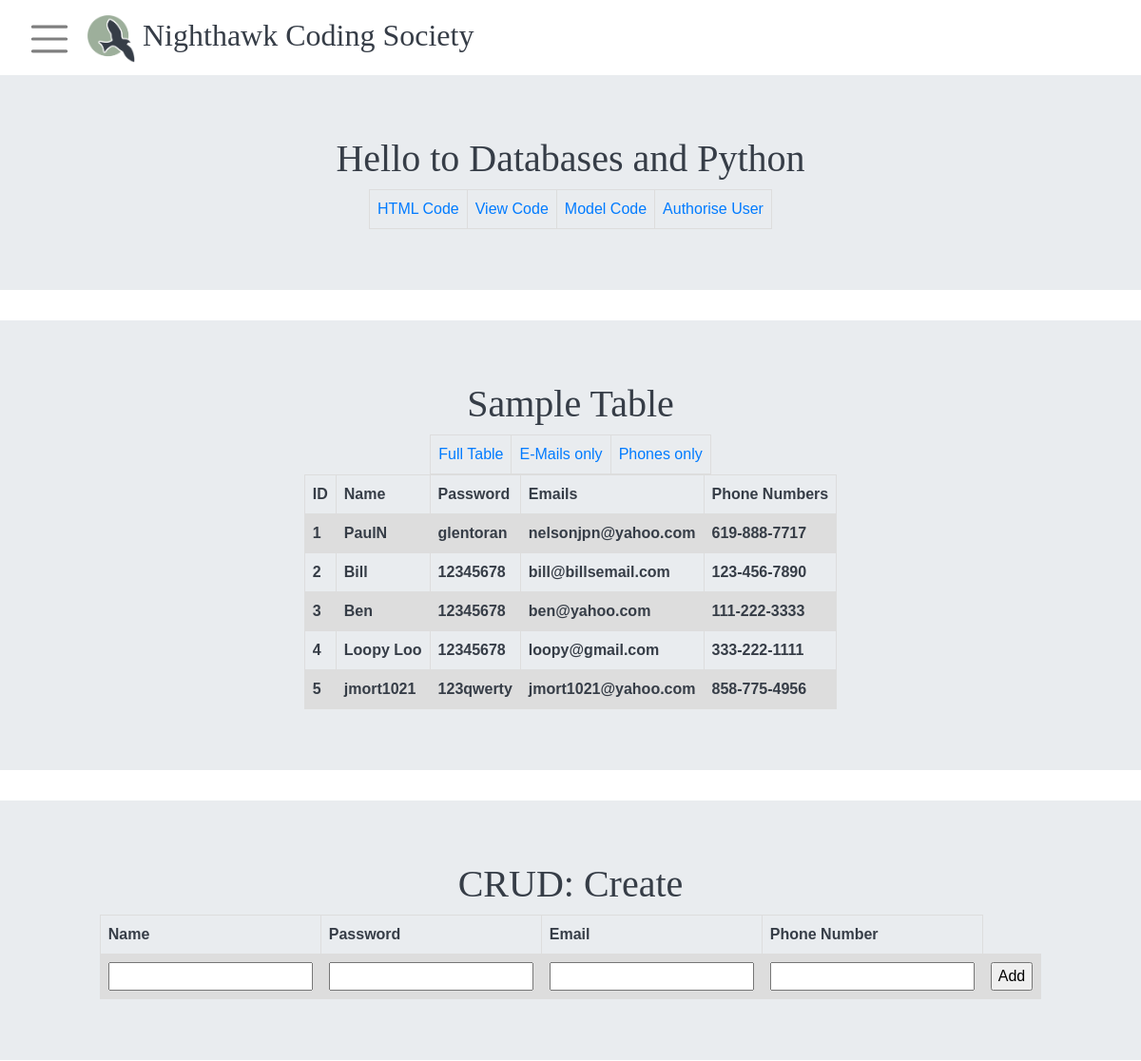
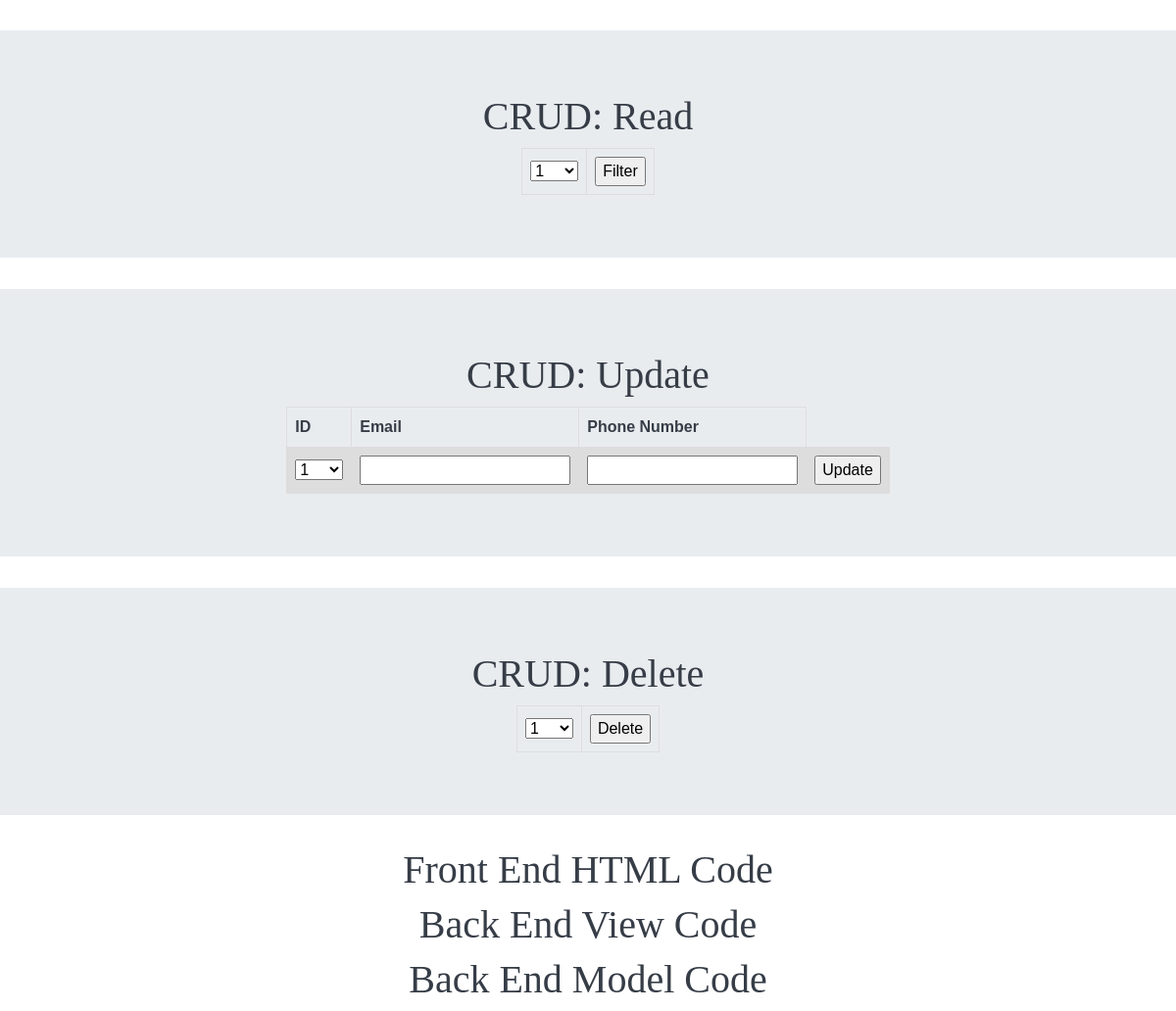
Screenshot of /pythondb/ with the database file from the repository (2 pictures, top to bottom).
### models/__init__.py (models this page shows)
class Users(db.Model):
    UserID = db.Column(db.Integer, primary_key=True)
    username = db.Column(db.String(255), unique=True, nullable=False)
    password = db.Column(db.String(255), unique=True, nullable=False)

class Emails(db.Model):
    UserID = db.Column(db.Integer, primary_key=True)
    email_address = db.Column(db.String(255), unique=True, nullable=False)

class PhoneNumbers(db.Model):
    UserID = db.Column(db.Integer, primary_key=True)
    phone_number = db.Column(db.String(255), unique=True, nullable=False)

### views/pythondb/view.py (the view)
@pythondb_bp.route('/')
def databases():
    records = []
    users = Users.query.all()
    for user in users:
        user_dict = {'id': user.UserID, 'name': user.username, 'password': user.password}
        email = Emails.query.filter_by(UserID=user.UserID).first()
        if email:
            user_dict['emails'] = email.email_address
        pn = PhoneNumbers.query.filter_by(UserID=user.UserID).first()
        if pn:
            user_dict['phone_numbers'] = pn.phone_number
        records.append(user_dict)
    return render_template("pythondb/index.html", table=records, menus=menus)

### views/pythondb/templates/pythondb/index.html (shortened to what this page needs)
<!DOCTYPE html>
{% extends "homesite/base.html" %}
{% block content %}
    <div class="jumbotron jumbotron-fluid" style="height: 50%; ">
        <div class="row justify-content-center">
            <div class="col-10" style="text-align: center;">
                <h1>Hello to Databases and Python</h1>
                <table id="links">
                    <tr>
                        <td><a href=#FE-HTML>HTML Code</a></td>
                        <td><a href=#BE-VIEW>View Code</a></td>
                        <td><a href=#BE-MODEL>Model Code</a></td>
                        <td><a href={{url_for('.login')}}>Authorise User</a></td>
                    </tr>
                </table>
            </div>
        </div>
    </div>
    <div class="jumbotron jumbotron-fluid" style="height: 50%; ">
        <div class="row justify-content-center">
            <div class="col-10" style="text-align: center;">
                <h1>Sample Table</h1>
            </div>
        </div>
        <div class="row courses-buttons justify-content-center">
            <table id="links">
            <tr>
                <td><a href={{url_for('.databases')}}>Full Table </a></td>
                <td><a href={{url_for('.emails')}}>E-Mails only</a></td>
                <td><a href={{url_for('.phones')}}>Phones only</a></td>
            </tr>
            </table>
        </div>
        <table>
            <tr>
                <th>ID</th>
                <th>Name</th>
                <th>Password</th>
                <th>Emails</th>
                <th>Phone Numbers</th>
            </tr>
            {% for row in table %}
                <tr>
                    <th>{{ row['id'] }}</th>
                    <th>{{ row['name'] }}</th>
                    <th>{{ row['password'] }}</th>
                    <th>{{ row['emails'] }}</th>
                    <th>{{ row['phone_numbers'] }}</th>
                </tr>
            {% endfor %}
        </table>
    </div>
    <div class="jumbotron jumbotron-fluid" style="height: 50%; ">
        <div class="row justify-content-center">
            <div class="col-10" style="text-align: center;">
                <h1>CRUD: Create</h1>
            </div>
        </div>
        <div class="row courses-buttons justify-content-center">
            <form method="POST" ID="myForm" action={{url_for('.create')}} >
                <table>
                    <tr>
                        <th>Name</th>
                        <th>Password</th>
                        <th>Email</th>
                        <th>Phone Number</th>
                    </tr>
                    <tr>
                        <th><input type="text" name="username"></th>
                        <th><input type="text" name="password"></th>
                        <th><input type="text" name="email"></th>
                        <th><input type="text" name="phone_number"></th>
                        <th><input type="submit" value="Add"></th>
                    </tr>
                </table>
            </form>
        </div>
    </div>
    <div class="jumbotron jumbotron-fluid" style="height: 50%; ">
        <div class="row justify-content-center">
            <div class="col-10" style="text-align: center;">
                <h1>CRUD: Read</h1>
            </div>
        </div>
        <div class="row courses-buttons justify-content-center">
            <form method="POST" ID="myForm" action={{url_for('.read')}} >
                <table id="links">
                    <tr><td><select name="ID">
                        <optgroup label="userid">
                            {%  for row in table: %}
                                <option label="{{ row['id'] }}">{{ row['id'] }}</option>
                            {% endfor %}
                        </optgroup>
                    </select></td>
                        <td><input type="submit" value="Filter"></td>
                    </tr>
                </table>
            </form>
        </div>
    </div>
    <div class="jumbotron jumbotron-fluid" style="height: 50%; ">
        <div class="row justify-content-center">
            <div class="col-10" style="text-align: center;">
                <h1>CRUD: Update</h1>
            </div>
        </div>
        <div class="row courses-buttons justify-content-center">
            <form method="POST" ID="myForm" action={{url_for('.update')}} >
                <table id="links">
                    <tr>
                        <th>ID</th>
                        <th>Email</th>
                        <th>Phone Number</th>
                    </tr>
                    <tr>
                        <td>
                        <select name="ID">
                            <optgroup label="userid">
                                {%  for row in table: %}
                                    <option label="{{ row['id'] }}">{{ row['id'] }}</option>
                                {% endfor %}
                            </optgroup>
                        </select>
                        </td>
                        <th><input type="text" name="email"></th>
                        <th><input type="text" name="phone_number"></th>
                        <th><input type="submit" value="Update"></th>
                    </tr>
                </table>
            </form>
        </div>
    </div>
    <div class="jumbotron jumbotron-fluid" style="height: 50%; ">
        <div class="row justify-content-center">
            <div class="col-10" style="text-align: center;">
                <h1>CRUD: Delete</h1>
            </div>
        </div>
        <div class="row courses-buttons justify-content-center">
            <form method="POST" ID="myForm" action={{url_for('.delete')}} >
                <table id="links">
                    <tr><td><select name="ID">
                        <optgroup label="userid">
                            {%  for row in table: %}
                                <option label="{{ row['id'] }}">{{ row['id'] }}</option>
                            {% endfor %}
                        </optgroup>
                    </select>
                    </td><td><input type="submit" value="Delete"></td></tr>
                </table>
            </form>
        </div>
    </div>
    <div align="center" >
        <h1 id="FE-HTML">Front End HTML Code</h1>
    </div>
    <div align="center" >
        <h1 id="BE-VIEW">Back End View Code</h1>
    </div>
    <div align="center" >
        <h1 id="BE-MODEL">Back End Model Code</h1>
    </div>
{% endblock %}

### templates/homesite/base.html (shortened to what this page needs)
<!DOCTYPE html>
<html lang="en">
<head>
    <link rel='stylesheet' href="/static/styles/base.css">
    <link rel="stylesheet" href="https://maxcdn.bootstrapcdn.com/bootstrap/4.0.0/css/bootstrap.min.css">
    <link rel="stylesheet" href="https://cdnjs.cloudflare.com/ajax/libs/font-awesome/4.7.0/css/font-awesome.min.css">
</head>
<body style="font-family: gilroyLIGHT; color: var(--gray);" >
    <nav class="navbar navbar-light navbar-1 white">
        <div>
            <button class="navbar-toggler" type="button" data-toggle="collapse" data-target="#navbarSupportedContent15"
              aria-controls="navbarSupportedContent15" aria-expanded="false" aria-label="Toggle navigation" style="font-size: xx-large; border: 0em;"><span class="navbar-toggler-icon"></span>
            </button>
            <a class="navbar-brand" href="/" style="font-family: gilroyXB; font-size: xx-large; color: var(--gray);">
                <img src="/static/assets/finalncslogo.png" width="50" height="50" class="d-inline-block align-center" alt="">
                Nighthawk Coding Society
            </a>
        </div>
    </nav>
    {% block content %}
    {% endblock %}
</body>
</html>

### views/pythondb/templates/pythondb/index.html (style rules this page uses)
table { font-family: arial, sans-serif; border-collapse: collapse; margin-left: auto; margin-right: auto; }
td, th { border: 1px solid #dddddd; text-align: left; padding: 8px; }
tr:nth-child(even) { background-color: #dddddd; }

### templates/homesite/base.html (style rules this page uses)
html { scroll-behavior: smooth; }
:root { --yellow: #f1d483; --green: #9daf9b; --purple: #a59aaf; --lblue: #6084a3; --dblue: #2b425b; --gray: #363d47; }
.row { margin: auto; }
body { animation: fadein 2s; -moz-animation: fadein 2s; -webkit-animation: fadein 2s; -o-animation: fadein 2s; }

### rows the page displays
Users: name "PaulN", password "glentoran"
Emails: emails "nelsonjpn@yahoo.com"
PhoneNumbers: phone_numbers "619-888-7717"
Users: name "Bill", password "12345678"
Emails: emails "bill@billsemail.com"
PhoneNumbers: phone_numbers "123-456-7890"
Users: name "Ben", password "12345678"
Emails: emails "ben@yahoo.com"
PhoneNumbers: phone_numbers "111-222-3333"
Users: name "Loopy Loo", password "12345678"
Emails: emails "loopy@gmail.com"
PhoneNumbers: phone_numbers "333-222-1111"
Users: name "jmort1021", password "123qwerty"
Emails: emails "jmort1021@yahoo.com"
PhoneNumbers: phone_numbers "858-775-4956"

### other values shown
{{ row['id'] }} "1" "2" "3" "4" "5"
form field ID "1"
